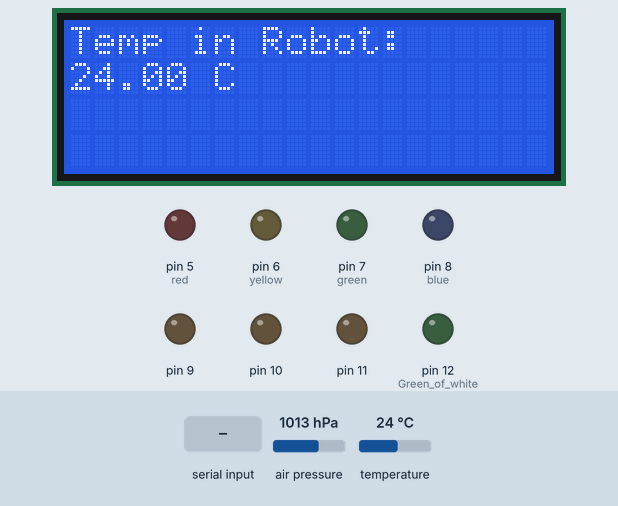
This sketch was run on a simulated Arduino Uno, built with avr-gcc and run on an emulated ATmega328P. Shown: 20×4 character LCD, output pins drawn as LEDs (lit = HIGH). Dashed ring = blinking. Inputs (shaded band) come from the test bench; at power-on: temperature 24 °C, air pressure 1013 hPa. What the sketch prints to the serial monitor is not drawn.

Above: at 1.2 s.
1.3 s: temperature set to 0 °C
At 2.5 s:
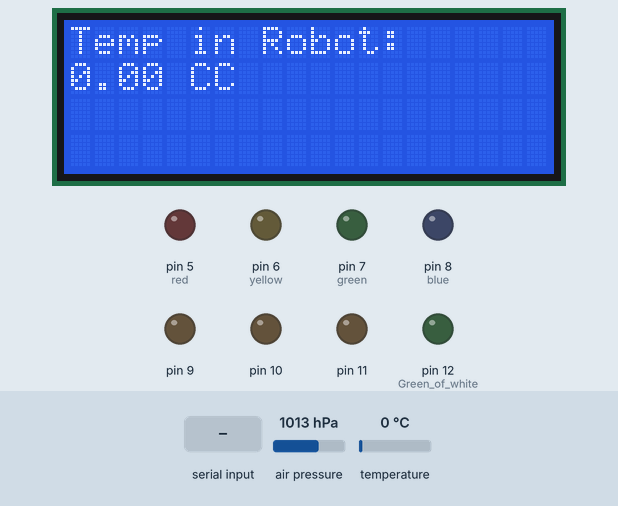
2.8 s: byte 1 (1) received over Serial
At 3.5 s:
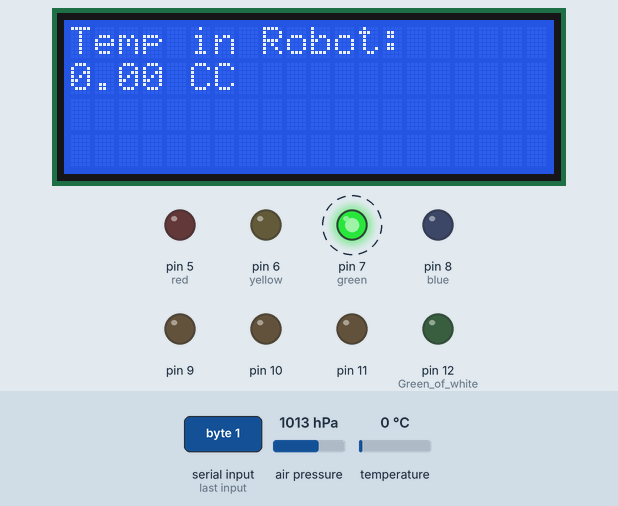
5.8 s: byte 2 (2) received over Serial
At 6.6 s:
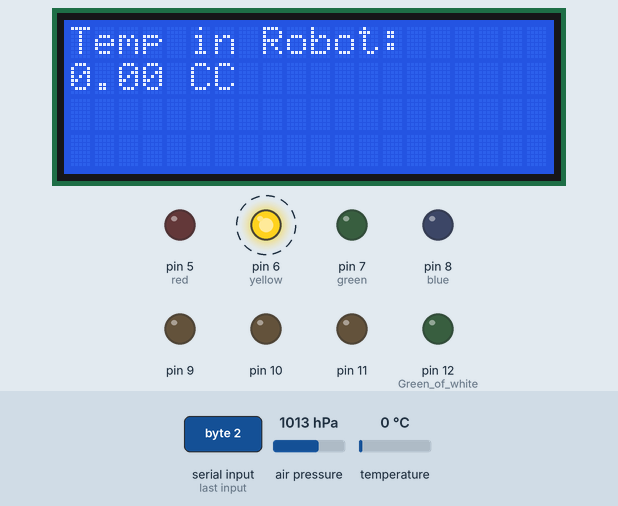
8.8 s: byte 3 (3) received over Serial
At 9.7 s:
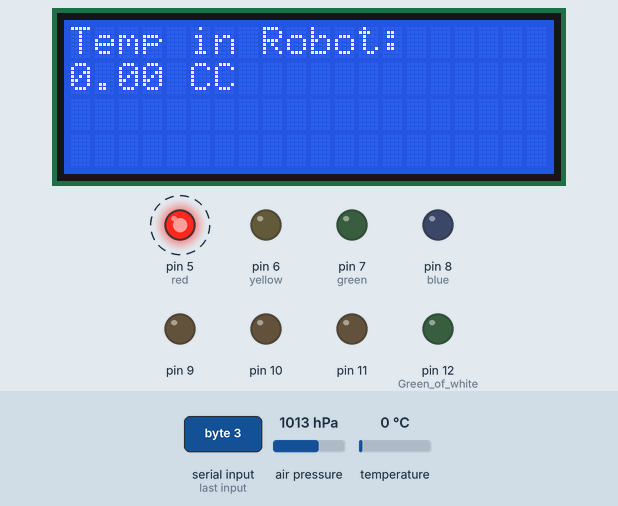
11.8 s: byte 4 (4) received over Serial
At 12.7 s:
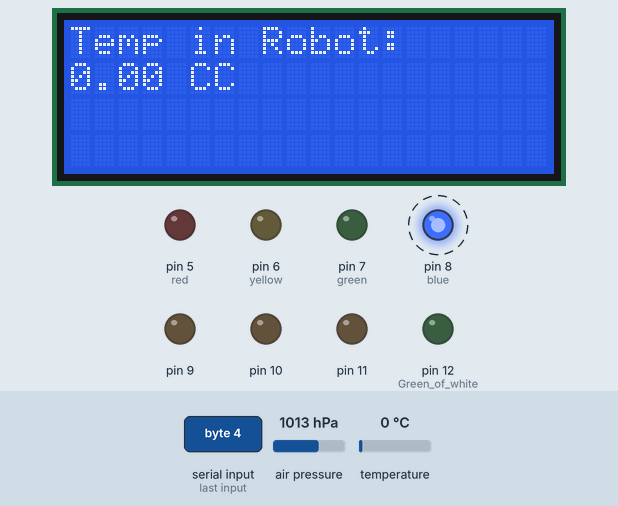
14.8 s: temperature set to 12 °C
At 15.7 s:
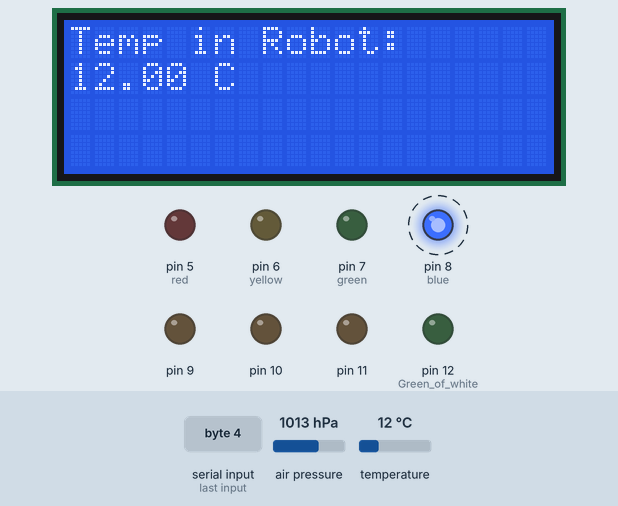
Timing chart, 0 to 18.8 s (numbered marks = the images above; inputs shaded):
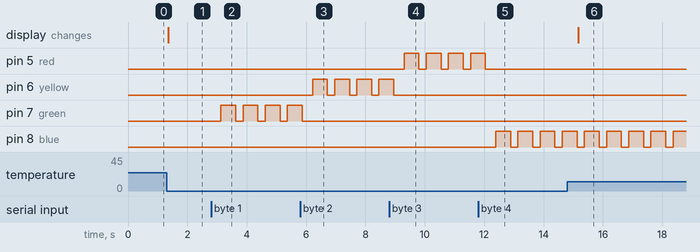

The sketch:

Nano_Master.ino
```cpp
#include <Wire.h>
#include <LiquidCrystal_I2C.h>
#include <Adafruit_Sensor.h>
#include <Adafruit_BMP085_U.h>

LiquidCrystal_I2C lcd(0x27, 20, 4); // set the LCD address to 0x27 for a 16 chars and 2 line display
Adafruit_BMP085_Unified bmp = Adafruit_BMP085_Unified(10085);

int state = 0;

void setup() {
  if (!bmp.begin()) {

  }
  sensor_t sensor;
  lcd.init();                      // initialize the lcd
  // Print a message to the LCD.
  lcd.backlight();

  // initialize digital pin LED_BUILTIN as an output.
  pinMode(12, OUTPUT); // Green of white
  pinMode(11, OUTPUT);
  pinMode(10, OUTPUT);
  pinMode(9, OUTPUT);
  pinMode(8, OUTPUT); //blue
  pinMode(7, OUTPUT); // green
  pinMode(6, OUTPUT); // yellow
  pinMode(5, OUTPUT); // red
  Serial.begin(115200);
  Serial.print("Begin Test");

  Wire.begin(8);                // join i2c bus with address #8
  Wire.onReceive(receiveEvent); // register event
  Serial.begin(9600);
}

// the loop function runs over and over again forever
void loop() {
  if (Serial.available()) {
    delay(100);
    state = Serial.read();
    Serial.println(state);
  }

  if (state == 1) {
    digitalWrite(7, HIGH);
    delay(500);
    digitalWrite(7, LOW);
  }
  else if (state == 2 ) {
    digitalWrite(6, HIGH);
    delay(500);
    digitalWrite(6, LOW);
  }
  else if (state == 3) {
    digitalWrite(5, HIGH);
    delay(500);
    digitalWrite(5, LOW);
  }
  else if (state == 4) {
    digitalWrite(8, HIGH);
    delay(500);
    digitalWrite(8, LOW);
  }
  lcd.setCursor(0, 0);
  lcd.print("Temp in Robot:");

  /* Get a new sensor event */
  sensors_event_t event;
  bmp.getEvent(&event);

  /* Display the results (barometric pressure is measure in hPa) */
  if (event.pressure) {
    lcd.setCursor(0, 1);

    float temperature;
    bmp.getTemperature(&temperature);

    lcd.print(temperature);
    lcd.print(" C");
  }
  delay(200);
}
void receiveEvent(int howMany) {
  while (1 < Wire.available()) { // loop through all but the last
    char c = Wire.read(); // receive byte as a character
    Serial.print(c);         // print the character
  }
  int x = Wire.read();    // receive byte as an integer
  Serial.println(x);
}
```

Measured:
- after the input at 1.3 s, the display: changes after 0.05 s (image 1)
- after the input at 2.8 s, pin 7 (green): alternates HIGH for 0.50 s and LOW for 0.25 s, starting after 0.33 s
- after the input at 5.8 s, pin 6 (yellow): alternates HIGH for 0.50 s and LOW for 0.25 s, starting after 0.42 s; pin 7 (green): goes on until 5.9 s, then stays LOW
- after the input at 8.8 s, pin 5 (red): alternates HIGH for 0.50 s and LOW for 0.25 s, starting after 0.50 s; pin 6 (yellow): goes on until 9.0 s, then stays LOW
- after the input at 11.8 s, pin 5 (red): goes on until 12.0 s, then stays LOW; pin 8 (blue): alternates HIGH for 0.50 s and LOW for 0.25 s, starting after 0.59 s
- after the input at 14.8 s, the display: changes after 0.38 s (image 6)
